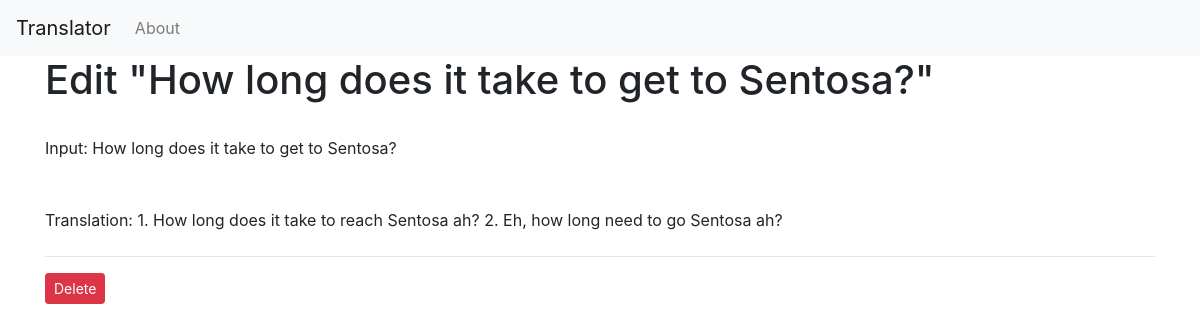
Screenshot of /edit/39 with the database file from the repository.
### tables this page shows
CREATE TABLE posts (
    id INTEGER PRIMARY KEY AUTOINCREMENT,
    created TIMESTAMP NOT NULL DEFAULT CURRENT_TIMESTAMP,
    title TEXT NOT NULL,
    content TEXT NOT NULL
);

### app.py (the view, shortened to what this page needs)
@app.route('/edit/<int:id>', methods=('GET', 'POST'))
def edit(id):
    post = get_post(id)
    return render_template('edit.html', post=post)

### app.py (called while the page is built)
def get_db_connection():
    conn = sqlite3.connect('database.db')
    conn.row_factory = sqlite3.Row
    return conn

def get_post(post_id):
    conn = get_db_connection()
    post = conn.execute('SELECT * FROM posts WHERE id = ?',
                        (post_id,)).fetchone()
    conn.close()
    if post is None:
        abort(404)
    return post

### templates/edit.html
{% extends 'base.html' %}
{% block content %}
<h1>{% block title %} Edit "{{ post['title'] }}" {% endblock %}</h1>
<br>
<form method="post">
    <div class="form-group">
        <label for="title">Input:</label> {{ post['title'] }}
    </div>
    <div class="form-group">
        <br>
        <label for="content">Translation:</label> {{ post['content'] }}
        <br>
        <hr>
    </div>
</form>
<form action="{{ url_for('delete', id=post['id']) }}" method="POST">
    <input type="submit" value="Delete"
            class="btn btn-danger btn-sm"
            onclick="return confirm('Are you sure you want to delete this post?')">
</form>
{% endblock %}

### rows the page displays
posts: title "How long does it take to get to Sentosa?", content "1. How long does it take to reach Sentosa ah? 2. Eh, how long need to go Sentosa ah?"
